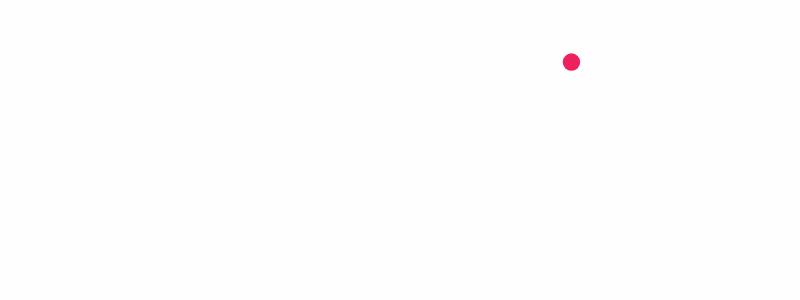
Frame 1 (no input)
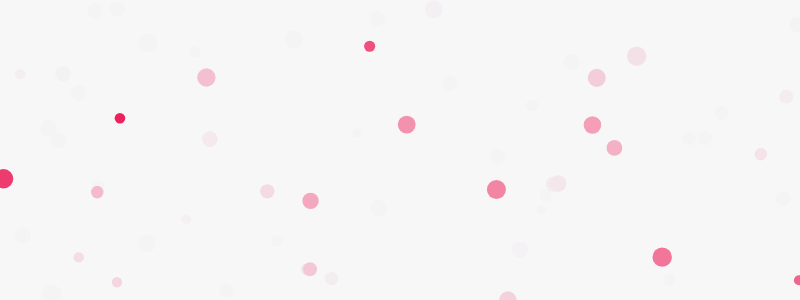
Frame 60 (no input)
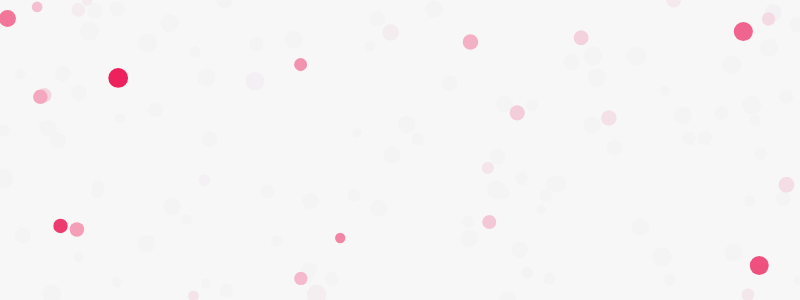
Frame 120 (the mouse pressed at the canvas centre since frame 60)

The p5.js sketch that drew these frames (run headless with seeded random() and noise() and a simulated clock; from frame 60 on, the mouse is pressed at the canvas centre):

// p5.js sketch
// ── sketch.js
function setup() {
  createCanvas(800,300);
}

function draw() {
  // draw background
  background(240,240,240,30);
  // style drawing
  fill('#ed225d');
  noStroke();
  //draw a new circle
  var x = random() * width;
  var y = random() * height;
  var size = random() * 10 + 10;
  ellipse(x,y,size);
}
